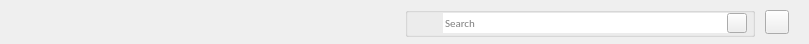
<?xml version="1.0" encoding="UTF-8"?>
<ui version="4.0">
 <class>C_NagToolBarWidget</class>
 <widget class="QWidget" name="C_NagToolBarWidget">
  <property name="geometry">
   <rect>
    <x>0</x>
    <y>0</y>
    <width>809</width>
    <height>44</height>
   </rect>
  </property>
  <property name="sizePolicy">
   <sizepolicy hsizetype="Preferred" vsizetype="Fixed">
    <horstretch>0</horstretch>
    <verstretch>0</verstretch>
   </sizepolicy>
  </property>
  <property name="minimumSize">
   <size>
    <width>0</width>
    <height>44</height>
   </size>
  </property>
  <property name="maximumSize">
   <size>
    <width>16777215</width>
    <height>44</height>
   </size>
  </property>
  <property name="font">
   <font>
    <family>Segoe UI</family>
   </font>
  </property>
  <property name="focusPolicy">
   <enum>Qt::ClickFocus</enum>
  </property>
  <property name="windowTitle">
   <string>Form</string>
  </property>
  <property name="autoFillBackground">
   <bool>true</bool>
  </property>
  <layout class="QGridLayout" name="gridLayout">
   <property name="leftMargin">
    <number>19</number>
   </property>
   <property name="topMargin">
    <number>0</number>
   </property>
   <property name="rightMargin">
    <number>20</number>
   </property>
   <property name="bottomMargin">
    <number>0</number>
   </property>
   <item row="0" column="0">
    <layout class="QHBoxLayout" name="pc_HorizontalLayout" stretch="1,0,0,0">
     <property name="spacing">
      <number>0</number>
     </property>
     <property name="sizeConstraint">
      <enum>QLayout::SetMinimumSize</enum>
     </property>
     <property name="topMargin">
      <number>0</number>
     </property>
     <property name="bottomMargin">
      <number>0</number>
     </property>
     <item>
      <spacer name="pc_HorizontalSpacer3">
       <property name="orientation">
        <enum>Qt::Horizontal</enum>
       </property>
       <property name="sizeType">
        <enum>QSizePolicy::Expanding</enum>
       </property>
       <property name="sizeHint" stdset="0">
        <size>
         <width>100</width>
         <height>20</height>
        </size>
       </property>
      </spacer>
     </item>
     <item>
      <widget class="QGroupBox" name="pc_GroupBoxSearch">
       <property name="styleRole" stdset="0">
        <string>transparent-toolbar-search</string>
       </property>
       <property name="minimumSize">
        <size>
         <width>350</width>
         <height>30</height>
        </size>
       </property>
       <property name="maximumSize">
        <size>
         <width>350</width>
         <height>30</height>
        </size>
       </property>
       <property name="title">
        <string/>
       </property>
       <layout class="QHBoxLayout" name="horizontalLayout" stretch="0,1,0,0">
        <property name="leftMargin">
         <number>5</number>
        </property>
        <property name="topMargin">
         <number>0</number>
        </property>
        <property name="rightMargin">
         <number>5</number>
        </property>
        <property name="bottomMargin">
         <number>0</number>
        </property>
        <item>
         <widget class="stw::opensyde_gui_elements::C_OgeLabSvgOnly" name="pc_LabelSearchImg">
          <property name="sizePolicy">
           <sizepolicy hsizetype="Fixed" vsizetype="Fixed">
            <horstretch>0</horstretch>
            <verstretch>0</verstretch>
           </sizepolicy>
          </property>
          <property name="minimumSize">
           <size>
            <width>24</width>
            <height>24</height>
           </size>
          </property>
          <property name="maximumSize">
           <size>
            <width>24</width>
            <height>24</height>
           </size>
          </property>
          <property name="text">
           <string/>
          </property>
          <property name="pixmap">
           <pixmap>:/images/IconSearchDark.png</pixmap>
          </property>
         </widget>
        </item>
        <item>
         <widget class="stw::opensyde_gui_elements::C_OgeLeContextMenuBase" name="pc_LineEditSearch">
          <property name="styleRole" stdset="0">
           <string>le-toolbar-search</string>
          </property>
          <property name="sizePolicy">
           <sizepolicy hsizetype="Fixed" vsizetype="Fixed">
            <horstretch>0</horstretch>
            <verstretch>0</verstretch>
           </sizepolicy>
          </property>
          <property name="minimumSize">
           <size>
            <width>300</width>
            <height>0</height>
           </size>
          </property>
          <property name="maximumSize">
           <size>
            <width>300</width>
            <height>16777215</height>
           </size>
          </property>
          <property name="font">
           <font>
            <family>Calibri</family>
            <pointsize>8</pointsize>
           </font>
          </property>
          <property name="focusPolicy">
           <enum>Qt::ClickFocus</enum>
          </property>
          <property name="autoFillBackground">
           <bool>false</bool>
          </property>
          <property name="text">
           <string/>
          </property>
          <property name="frame">
           <bool>false</bool>
          </property>
          <property name="placeholderText">
           <string>Search</string>
          </property>
         </widget>
        </item>
        <item>
         <widget class="stw::opensyde_gui_elements::C_OgePubIconOnly" name="pc_BtnCancelSearch">
          <property name="sizePolicy">
           <sizepolicy hsizetype="Fixed" vsizetype="Fixed">
            <horstretch>0</horstretch>
            <verstretch>0</verstretch>
           </sizepolicy>
          </property>
          <property name="minimumSize">
           <size>
            <width>20</width>
            <height>20</height>
           </size>
          </property>
          <property name="maximumSize">
           <size>
            <width>20</width>
            <height>20</height>
           </size>
          </property>
          <property name="focusPolicy">
           <enum>Qt::NoFocus</enum>
          </property>
          <property name="text">
           <string/>
          </property>
          <property name="flat">
           <bool>false</bool>
          </property>
         </widget>
        </item>
        <item>
         <spacer name="horizontalSpacer_2">
          <property name="orientation">
           <enum>Qt::Horizontal</enum>
          </property>
          <property name="sizeHint" stdset="0">
           <size>
            <width>40</width>
            <height>20</height>
           </size>
          </property>
         </spacer>
        </item>
       </layout>
      </widget>
     </item>
     <item>
      <spacer name="horizontalSpacer">
       <property name="orientation">
        <enum>Qt::Horizontal</enum>
       </property>
       <property name="sizeType">
        <enum>QSizePolicy::Fixed</enum>
       </property>
       <property name="sizeHint" stdset="0">
        <size>
         <width>10</width>
         <height>20</height>
        </size>
       </property>
      </spacer>
     </item>
     <item>
      <widget class="stw::opensyde_gui_elements::C_OgePubIconOnly" name="pc_BtnHelp">
       <property name="sizePolicy">
        <sizepolicy hsizetype="Fixed" vsizetype="Fixed">
         <horstretch>0</horstretch>
         <verstretch>0</verstretch>
        </sizepolicy>
       </property>
       <property name="minimumSize">
        <size>
         <width>24</width>
         <height>24</height>
        </size>
       </property>
       <property name="maximumSize">
        <size>
         <width>24</width>
         <height>24</height>
        </size>
       </property>
       <property name="focusPolicy">
        <enum>Qt::NoFocus</enum>
       </property>
       <property name="text">
        <string/>
       </property>
       <property name="flat">
        <bool>false</bool>
       </property>
      </widget>
     </item>
    </layout>
   </item>
  </layout>
 </widget>
 <customwidgets>
  <customwidget>
   <class>stw::opensyde_gui_elements::C_OgePubIconOnly</class>
   <extends>QPushButton</extends>
   <header>C_OgePubIconOnly.hpp</header>
  </customwidget>
  <customwidget>
   <class>stw::opensyde_gui_elements::C_OgeLabSvgOnly</class>
   <extends>QLabel</extends>
   <header>C_OgeLabSvgOnly.hpp</header>
  </customwidget>
  <customwidget>
   <class>stw::opensyde_gui_elements::C_OgeLeContextMenuBase</class>
   <extends>QLineEdit</extends>
   <header>C_OgeLeContextMenuBase.hpp</header>
  </customwidget>
 </customwidgets>
 <resources/>
 <connections/>
</ui>
